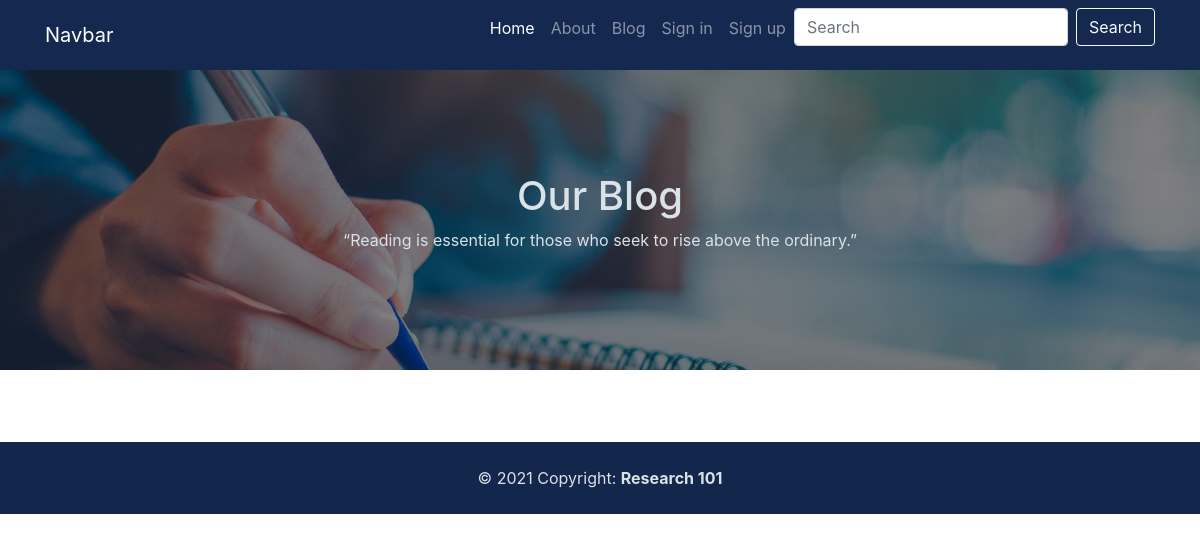
/php/blog.php, run on an earlier commit of the app's database.
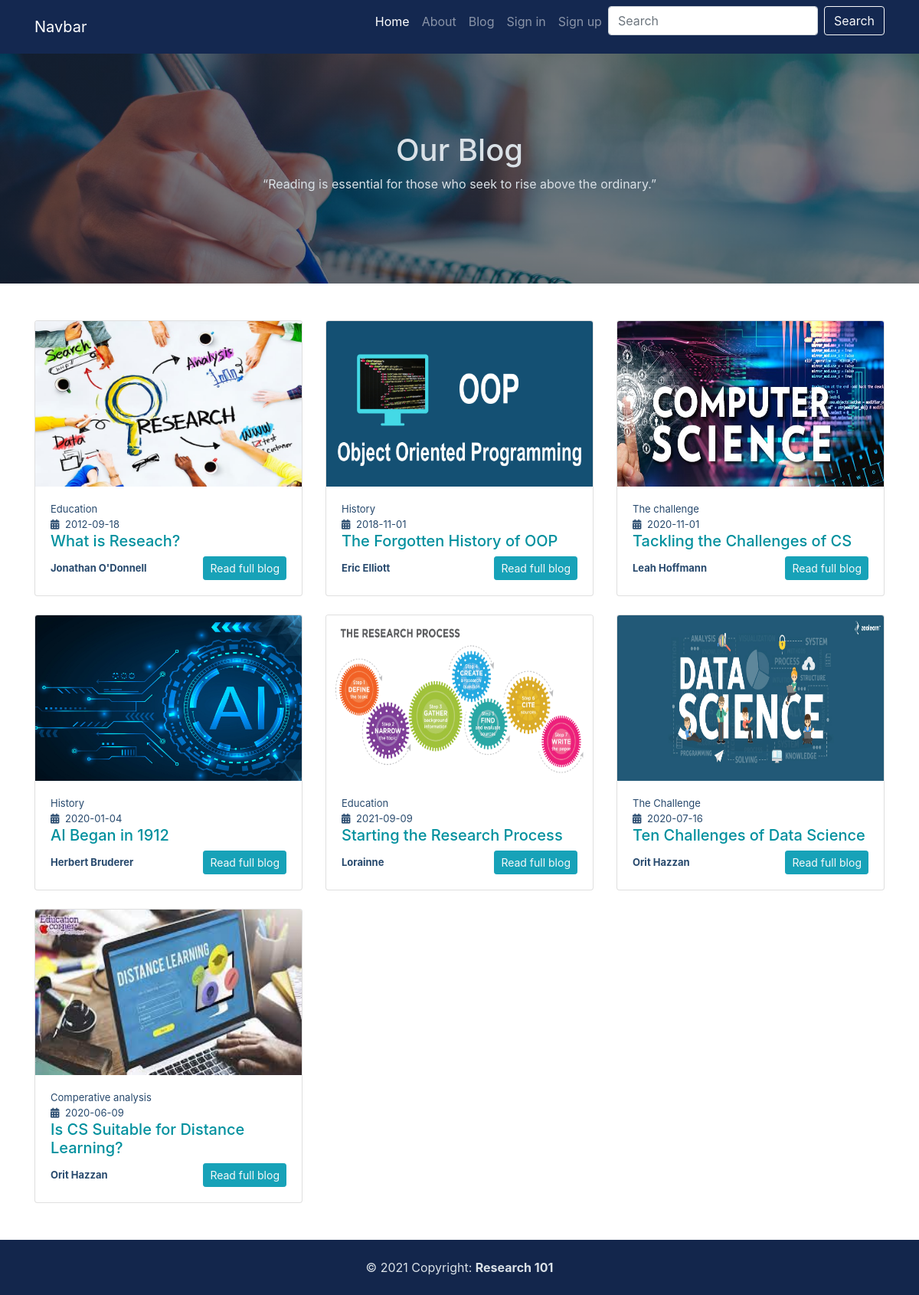
And on a later commit of the database.
### tables this page shows
CREATE TABLE IF NOT EXISTS `blog` (
  `Article_ID` int(100) NOT NULL AUTO_INCREMENT,
  `Topic` varchar(100) NOT NULL,
  `Date` date NOT NULL,
  `Image` varchar(100) NOT NULL,
  `Title` varchar(100) NOT NULL,
  `Content` varchar(50000) NOT NULL,
  `Author_ID` int(100) NOT NULL,
  PRIMARY KEY (`Article_ID`)
);

CREATE TABLE IF NOT EXISTS `author` (
  `Author_ID` int(11) NOT NULL AUTO_INCREMENT,
  `Author_Name` varchar(100) NOT NULL,
  `Author_Image` varchar(100) NOT NULL,
  `Description` varchar(10000) NOT NULL,
  `Follower` int(11) NOT NULL,
  PRIMARY KEY (`Author_ID`) USING BTREE
);

### php/blog.php (the view, shortened to what this page needs)
<?php
    include('dbcon.php');
?>
<!DOCTYPE html>
<html lang="en">
<head>
    <link href="https://stackpath.bootstrapcdn.com/font-awesome/4.7.0/css/font-awesome.min.css" rel="stylesheet">
    <link href="https://cdn.jsdelivr.net/npm/bootstrap@5.0.2/dist/css/bootstrap.min.css" rel="stylesheet">
    <link rel="stylesheet" href="../css/bootstrap.min.css">
    <link rel="stylesheet" href="../css/animate.css">
    <link rel="stylesheet" href="../css/blog.css">
</head>
<body>
<?php include("navbar.php");?>
    <div class="hero-image">
        <div class="hero-text">
            <h1>Our Blog</h1>
            <p><q>Reading is essential for those who seek to rise above the ordinary.</q></p>
        </div>
    </div>
    <div class="product container mt-5">
        <?php
        if ($connect) {
            $art = "SELECT * from blog inner join author using(Author_ID)";
            $res = mysqli_query($connect, $art);
        ?>
            <div class="row row-cols-1 row-cols-md-3 g-4">
                <?php
                while ($row = mysqli_fetch_assoc($res)) :
                ?>
                    <div class="col">
                        <div class="card blog">
                            <img class="card-img-top" src="../image/<?php echo $row['Image'];?>" style="width: 100%" alt="Card image cap">
                            <div class="card-body">
                                <div class="blog-list">
                                    <div>
                                        <a href="#" title="blog about education"><?php echo $row['Topic']; ?></a>
                                    </div>
                                    <span><i class="fa fa-calendar me-1"></i>
                                        <?php echo $row['Date']; ?></span>
                                </div>
                                <h5 class="blog-title"><a href="blog.php?article=<?php echo $row['Article_ID'];?>" rel="bookmark"><?php echo $row['Title']; ?></a></h5>
                                <div class="d-flex align-items-center justify-content-between blog-list">
                                    <div class="author d-flex align-items-center">
                                        <a class="fw-bold" style="font-size: 13px;" href="blog.php?author=<?php echo $row['Author_ID'];?>">
                                            <span><?php echo $row['Author_Name'];?></span>
                                        </a>
                                    </div>
                                    <a href="blog.php?article=<?php echo $row['Article_ID'];?>" class="btn btn-primary btn-info text-light btn-sm" tabindex="-1" role="button" aria-disabled="true">Read full blog</a>
                                </div>
                            </div>
                        </div>
                    </div>
                <?php endwhile; ?>
            </div>
        <?php
        }
        ?>
    </div>
    <?php include("footer.php");?>
</body>
</html>

### php/navbar.php (shortened to what this page needs)
<!DOCTYPE html>
<html lang="en">
<head>
    <link href="https://stackpath.bootstrapcdn.com/font-awesome/4.7.0/css/font-awesome.min.css" rel="stylesheet">
    <link rel="stylesheet" href="../css/bootstrap.min.css">
    <link rel="stylesheet" href="../css/animate.css">
    <link rel="stylesheet" href="../css/navbar.css">
    <link rel="stylesheet" href="../css/footer.css">
</head>
<body>
    <div class="header">
        <nav class="navbar navbar-expand-lg navbar-dark nav_bg">
            <div class="container">
                <a class="navbar-brand" href="#">Navbar</a>
                <div class="collapse navbar-collapse" id="navbarSupportedContent">
                    <ul class="navbar-nav ml-auto">
                        <li class="nav-item active">
                            <a class="nav-link" href="#">Home <span class="sr-only">(current)</span></a>
                        </li>
                        <li class="nav-item">
                            <a class="nav-link" href="#">About</a>
                        </li>
                        <li class="nav-item">
                            <a class="nav-link" href="../blog.html">Blog</a>
                        </li>
                        <li class="nav-item">
                            <a class="nav-link" href="#">Sign in</a>
                        </li>
                        <li class="nav-item">
                            <a class="nav-link" href="#">Sign up</a>
                        </li>
                        <form class="d-flex">
                            <input class="form-control me-2" type="search" placeholder="Search" aria-label="Search">
                            <button class="btn btn-outline-light btn_src" type="submit">Search</button>
                        </form>
                </div>
            </div>
        </nav>
    </div>
</body>
</html>

### php/footer.php (shortened to what this page needs)
<!DOCTYPE html>
<html lang="en">
<head>
    <link href="https://stackpath.bootstrapcdn.com/font-awesome/4.7.0/css/font-awesome.min.css" rel="stylesheet">
    <link rel="stylesheet" href="../css/bootstrap.min.css">
    <link rel="stylesheet" href="../css/animate.css">
    <link rel="stylesheet" href="../css/footer.css">
</head>
<body>
    <footer class="text-center text-lg-starttext-muted mt-5 blog_footer">
        <div class="text-center p-4" style="background-color: rgba(0, 0, 0, 0.05);">
            © 2021 Copyright:
            <a class="text-reset fw-bold" href="https://mdbootstrap.com/">Research 101</a>
        </div>
    </footer>
</body>
</html>

### css/blog.css (style rules this page uses)
body { font-family: 'Merriweather', serif; margin: 0; background-color: #DAE1E7; color: #142850; }
.hero-image { background-image: linear-gradient(rgba(0, 0, 0, 0.5), rgba(0, 0, 0, 0.5)), url("../image/banner.jpg"); height: 25vw; background-position: center; background-repeat: no-repeat; background-size: cover; position: relative; }
.hero-text { text-align: center; position: absolute; top: 50%; left: 50%; transform: translate(-50%, -50%); color: #DAE1E7; }
.blog-list { color: #27496D; font-size: small; }
.blog-list a { color: #27496D; text-decoration: none; }
.blog-title a { color: #00909E; text-decoration: none; }
.blog img { height: 18vw; }

### css/navbar.css (style rules this page uses)
.header { width: 100%; }
.nav_bg { background-color: #142850; color: #DAE1E7; }

### css/footer.css (style rules this page uses)
.blog_footer { color: #DAE1E7; background-color: #142850; bottom: 0; width: 100%; }

What changed in the data, as far as the page shows it:
added blog: Image (picture), Topic "Education", Date "2012-09-18", Title "What is Reseach?", Author_ID.Author_Name "Jonathan O'Donnell"
added blog: Image (picture), Topic "History", Date "2018-11-01", Title "The Forgotten History of OOP", Author_ID.Author_Name "Eric Elliott"
added blog: Image (picture), Topic "The challenge", Date "2020-11-01", Title "Tackling the Challenges of CS", Author_ID.Author_Name "Leah Hoffmann"
added blog: Image (picture), Topic "History", Date "2020-01-04", Title "AI Began in 1912", Author_ID.Author_Name "Herbert Bruderer"
added blog: Image (picture), Topic "Education", Date "2021-09-09", Title "Starting the Research Process", Author_ID.Author_Name "Lorainne"
added blog: Image (picture), Topic "The Challenge", Date "2020-07-16", Title "Ten Challenges of Data Science", Author_ID.Author_Name "Orit Hazzan"
added blog: Image (picture), Topic "Comperative analysis", Date "2020-06-09", Title "Is CS Suitable for Distance Learning?", Author_ID.Author_Name "Orit Hazzan"
